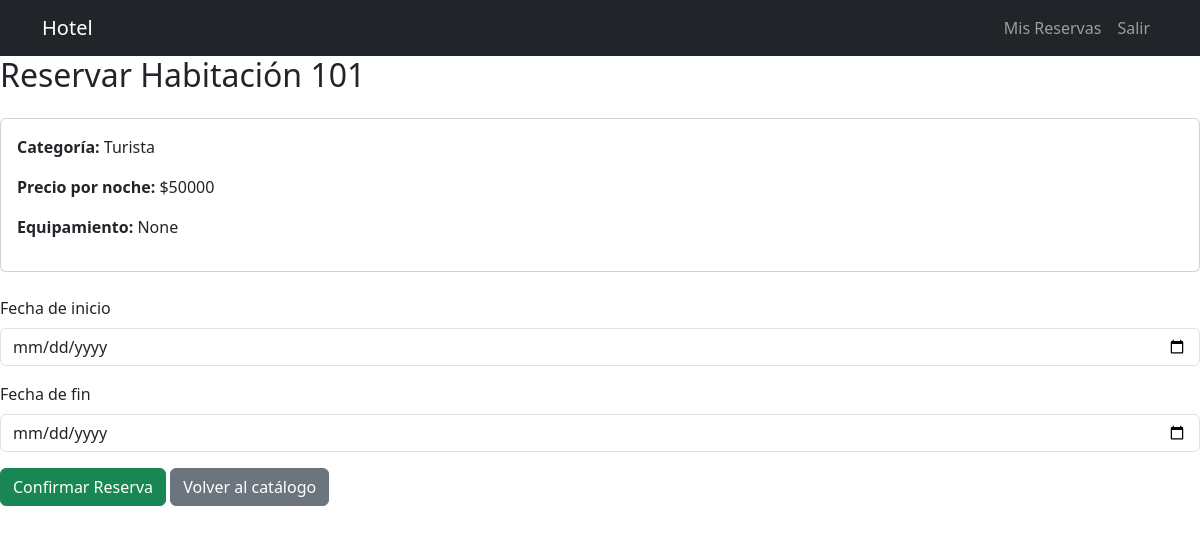
The page /reservar/1/ (signed in) on the database its author committed.
### reservas/models.py (models this page shows, shortened)
class Habitacion(models.Model):
    CATEGORIAS = [
        ('TURISTA', 'Turista'),
        ('PREMIUM', 'Premium'),
    ]
    numero = models.IntegerField(unique=True)
    categoria = models.CharField(max_length=10, choices=CATEGORIAS)
    descripcion = models.TextField()
    equipamiento = models.TextField(blank=True, null=True)  # agregado
    precio_diario = models.IntegerField()  # <-- ahora entero
    disponible = models.BooleanField(default=True)

### reservas/views.py (the view)
# urls.py: path('reservar/<int:habitacion_id>/', views.realizar_reserva, name='realizar_reserva'),
@login_required
def realizar_reserva(request, habitacion_id):
    habitacion = get_object_or_404(Habitacion, id=habitacion_id)
    cliente = get_object_or_404(Cliente, email=request.user.email)
    if request.method == "POST":
        form = ReservaForm(request.POST)
        if form.is_valid():
            reserva = form.save(commit=False)
            reserva.habitacion = habitacion
            reserva.cliente = cliente
            if reserva.overlaps():
                form.add_error(None, "⚠️ La habitación ya está reservada en esas fechas.")
            else:
                dias = (reserva.fecha_fin - reserva.fecha_inicio).days + 1
                reserva.monto_total = dias * habitacion.precio_diario
                reserva.monto_reserva = int(reserva.monto_total * 0.3)
                reserva.save()
                messages.success(request, "✅ Reserva realizada con éxito.")
                return redirect("mis_reservas")
    else:
        form = ReservaForm()
    return render(request, "reservas/reserva_form.html", {"form": form, "habitacion": habitacion})

### reservas/forms.py
class ReservaForm(forms.ModelForm):
    class Meta:
        model = Reserva
        fields = ["fecha_inicio", "fecha_fin"]
        widgets = {
            'fecha_inicio': forms.DateInput(attrs={'class': 'form-control', 'type': 'date'}),
            'fecha_fin': forms.DateInput(attrs={'class': 'form-control', 'type': 'date'}),
        }

### reservas/templates/reservas/reserva_form.html (shortened to what this page needs)
{% extends "reservas/base.html" %}
{% block content %}
<h2 class="mb-4">Reservar Habitación {{ habitacion.numero }}</h2>
<div class="card mb-4">
  <div class="card-body">
    <p><strong>Categoría:</strong> {{ habitacion.get_categoria_display }}</p>
    <p><strong>Precio por noche:</strong> ${{ habitacion.precio_diario }}</p>
    <p><strong>Equipamiento:</strong> {{ habitacion.equipamiento }}</p>
  </div>
</div>
<form method="post" class="needs-validation" novalidate>
  <div class="mb-3">
    <label for="id_fecha_inicio" class="form-label">Fecha de inicio</label>
      {{ form.fecha_inicio }}
  </div>
  <div class="mb-3">
    <label for="id_fecha_fin" class="form-label">Fecha de fin</label>
    {{ form.fecha_fin }}
  </div>
  <button type="submit" class="btn btn-success">Confirmar Reserva</button>
  <a href="{% url 'ver_habitaciones' %}" class="btn btn-secondary">Volver al catálogo</a>
</form>
{% endblock %}

### rows shown on the page
Habitacion: numero "101", categoria "Turista", precio_diario "50000", equipamiento "None"
